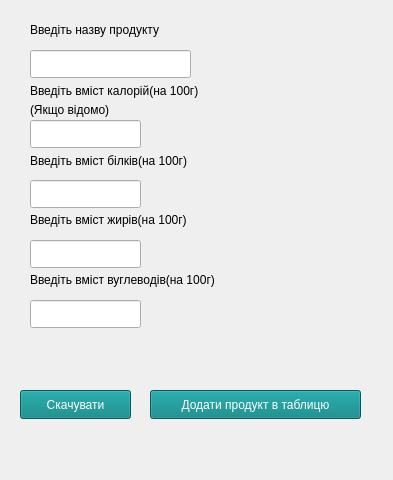
<?xml version="1.0" encoding="UTF-8"?>
<ui version="4.0">
 <class>caloricTableWindow</class>
 <widget class="QDialog" name="caloricTableWindow">
  <property name="geometry">
   <rect>
    <x>0</x>
    <y>0</y>
    <width>393</width>
    <height>480</height>
   </rect>
  </property>
  <property name="windowTitle">
   <string>Dialog</string>
  </property>
  <property name="styleSheet">
   <string notr="true">setWindowTitle:&quot;CalorieTable&quot;;</string>
  </property>
  <widget class="QStackedWidget" name="stackedWidget_caloricTable">
   <property name="geometry">
    <rect>
     <x>10</x>
     <y>10</y>
     <width>371</width>
     <height>471</height>
    </rect>
   </property>
   <property name="currentIndex">
    <number>1</number>
   </property>
   <widget class="QWidget" name="page">
    <widget class="QLineEdit" name="lineEdit_foodItemSearch">
     <property name="geometry">
      <rect>
       <x>0</x>
       <y>10</y>
       <width>261</width>
       <height>28</height>
      </rect>
     </property>
    </widget>
    <widget class="QTableWidget" name="tableWidget_foodItem">
     <property name="geometry">
      <rect>
       <x>0</x>
       <y>40</y>
       <width>371</width>
       <height>381</height>
      </rect>
     </property>
     <property name="styleSheet">
      <string notr="true"/>
     </property>
    </widget>
    <widget class="QPushButton" name="pushButton_changeAddFoodItemPage">
     <property name="geometry">
      <rect>
       <x>0</x>
       <y>430</y>
       <width>371</width>
       <height>29</height>
      </rect>
     </property>
     <property name="styleSheet">
      <string notr="true">background-color: #008080;
color: white;</string>
     </property>
     <property name="text">
      <string>Додати власний продукт</string>
     </property>
    </widget>
   </widget>
   <widget class="QWidget" name="page_addFoodItem">
    <widget class="QPushButton" name="pushButton_addFoodItemToTable">
     <property name="geometry">
      <rect>
       <x>140</x>
       <y>380</y>
       <width>211</width>
       <height>29</height>
      </rect>
     </property>
     <property name="styleSheet">
      <string notr="true">background-color: #008080;
color: white;</string>
     </property>
     <property name="text">
      <string>Додати продукт в таблицю</string>
     </property>
    </widget>
    <widget class="QLabel" name="label_enterProductName">
     <property name="geometry">
      <rect>
       <x>20</x>
       <y>10</y>
       <width>171</width>
       <height>20</height>
      </rect>
     </property>
     <property name="text">
      <string>Введіть назву продукту</string>
     </property>
    </widget>
    <widget class="QLineEdit" name="lineEdit_foodItemName">
     <property name="geometry">
      <rect>
       <x>20</x>
       <y>40</y>
       <width>161</width>
       <height>28</height>
      </rect>
     </property>
    </widget>
    <widget class="QLineEdit" name="lineEdit_caloricContent">
     <property name="geometry">
      <rect>
       <x>20</x>
       <y>110</y>
       <width>111</width>
       <height>28</height>
      </rect>
     </property>
    </widget>
    <widget class="QLineEdit" name="lineEdit_proteinContent">
     <property name="geometry">
      <rect>
       <x>20</x>
       <y>170</y>
       <width>111</width>
       <height>28</height>
      </rect>
     </property>
    </widget>
    <widget class="QLabel" name="label_enterCalorie">
     <property name="geometry">
      <rect>
       <x>20</x>
       <y>70</y>
       <width>221</width>
       <height>21</height>
      </rect>
     </property>
     <property name="text">
      <string>Введіть вміст калорій(на 100г)</string>
     </property>
    </widget>
    <widget class="QLabel" name="label_ifKnow">
     <property name="geometry">
      <rect>
       <x>20</x>
       <y>90</y>
       <width>101</width>
       <height>20</height>
      </rect>
     </property>
     <property name="text">
      <string>(Якщо відомо)</string>
     </property>
    </widget>
    <widget class="QLabel" name="label_enterProtein">
     <property name="geometry">
      <rect>
       <x>20</x>
       <y>140</y>
       <width>201</width>
       <height>21</height>
      </rect>
     </property>
     <property name="text">
      <string>Введіть вміст білків(на 100г)</string>
     </property>
    </widget>
    <widget class="QLabel" name="label_enterCarbohydrate">
     <property name="geometry">
      <rect>
       <x>20</x>
       <y>260</y>
       <width>241</width>
       <height>20</height>
      </rect>
     </property>
     <property name="text">
      <string>Введіть вміст вуглеводів(на 100г)</string>
     </property>
    </widget>
    <widget class="QLineEdit" name="lineEdit_carbohydrateContent">
     <property name="geometry">
      <rect>
       <x>20</x>
       <y>290</y>
       <width>111</width>
       <height>28</height>
      </rect>
     </property>
    </widget>
    <widget class="QLabel" name="label_enterFat">
     <property name="geometry">
      <rect>
       <x>20</x>
       <y>200</y>
       <width>221</width>
       <height>20</height>
      </rect>
     </property>
     <property name="text">
      <string>Введіть вміст жирів(на 100г)</string>
     </property>
    </widget>
    <widget class="QLineEdit" name="lineEdit_fatContent">
     <property name="geometry">
      <rect>
       <x>20</x>
       <y>230</y>
       <width>111</width>
       <height>28</height>
      </rect>
     </property>
    </widget>
    <widget class="QPushButton" name="pushButton_cancelAddProduct">
     <property name="geometry">
      <rect>
       <x>10</x>
       <y>380</y>
       <width>111</width>
       <height>29</height>
      </rect>
     </property>
     <property name="styleSheet">
      <string notr="true">background-color: #008080;
color: white;</string>
     </property>
     <property name="text">
      <string>Скачувати</string>
     </property>
    </widget>
   </widget>
  </widget>
 </widget>
 <resources/>
 <connections/>
</ui>
